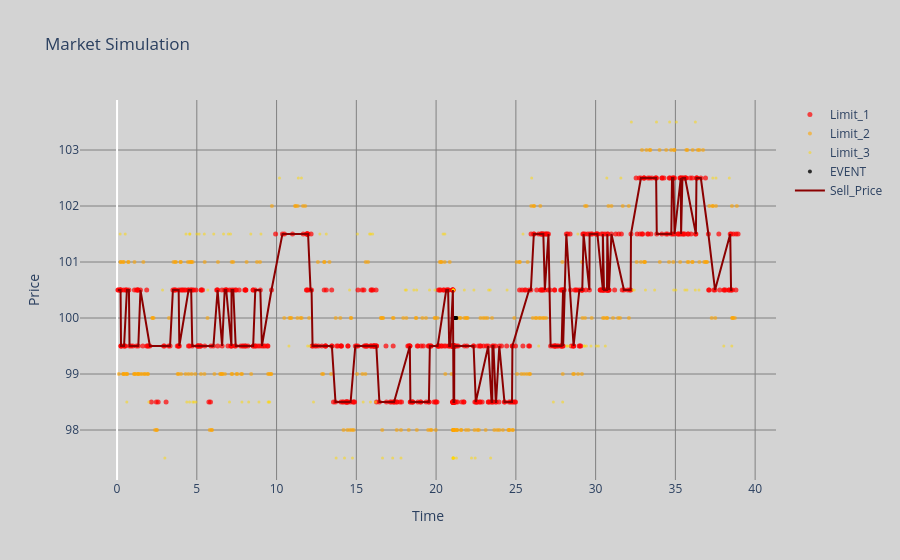

The notebook cell saved with this chart:
### Code cell
NB_EVENTS_SIMULATED = 1000
qr.Run_QR_simulated(NB_EVENTS_SIMULATED, False)
